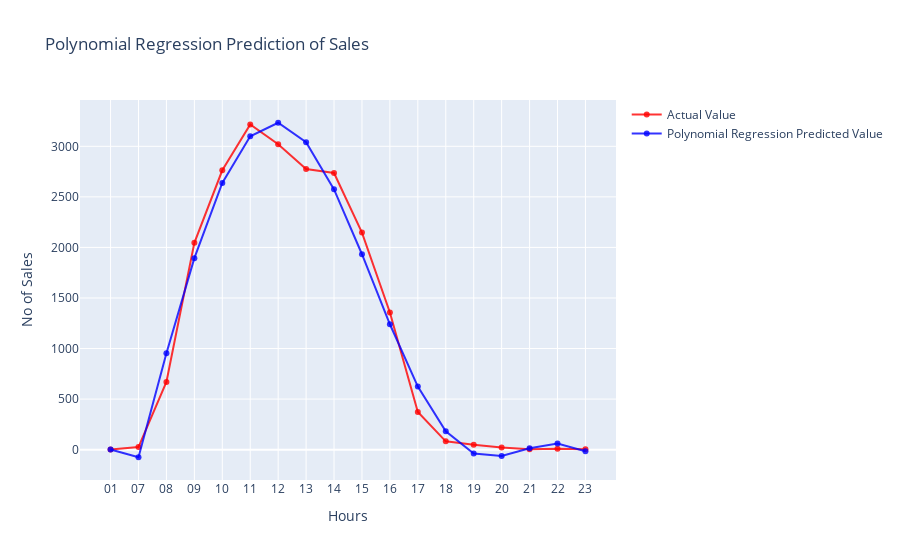

Here is the notebook cell this chart was saved with:
### Code cell
trace1 = go.Scatter( x = sales_list.Hours, y = sales_list.Number_of_Sales, mode = 'lines + markers', name = 'Actual Value',
                  marker = dict(color = 'rgba(255, 0, 0, 0.8)'))
#on x-axis we have hours and on y-axis we have no of sales from the sales list, mode type is lines and markers
trace2 = go.Scatter( x = sales_list.Hours, y = y_pred.iloc[:,0], mode = 'lines + markers', name = 'Polynomial Regression Predicted Value',
                  marker = dict(color = 'rgba(0, 0, 255, 0.8)'))
#on x-axis we have hours and on y-axis we have the predicted values from polynomial regression, mode type is lines and markers

data = [trace1, trace2]
layout = dict(title = 'Polynomial Regression Prediction of Sales', xaxis = dict(title = 'Hours', ticklen = 10), yaxis = dict(title = 'No of Sales', ticklen = 10))
fig = dict(data = data, layout = layout)
iplot(fig)

### Figure 1 — Plotly figure (JSON) as saved in the notebook; plotly's stock layout.template omitted (floating-point values rounded to 4 significant figures)
{"data": [{"marker": {"color": "rgba(255, 0, 0, 0.8)"}, "mode": "lines+markers", "name": "Actual Value", "type": "scatter", "x": ["01", "07", "08", "09", "10", "11", "12", "13", "14", "15", "16", "17", "18", "19", "20", "21", "22", "23"], "y": [1, 25, 669, 2045, 2763, 3216, 3021, 2776, 2736, 2147, 1356, 372, 82, 48, 22, 3, 8, 3]}, {"marker": {"color": "rgba(0, 0, 255, 0.8)"}, "mode": "lines+markers", "name": "Polynomial Regression Predicted Value", "type": "scatter", "x": ["01", "07", "08", "09", "10", "11", "12", "13", "14", "15", "16", "17", "18", "19", "20", "21", "22", "23"], "y": [1.274, -75.27, 954.1, 1894.0, 2637.0, 3099.0, 3233.0, 3040.0, 2574.0, 1932.0, 1240.0, 623.2, 181.9, -38.15, -62.46, 14.09, 59.98, -15.95]}], "layout": {"title": {"text": "Polynomial Regression Prediction of Sales"}, "xaxis": {"ticklen": 10, "title": {"text": "Hours"}}, "yaxis": {"ticklen": 10, "title": {"text": "No of Sales"}}}}
